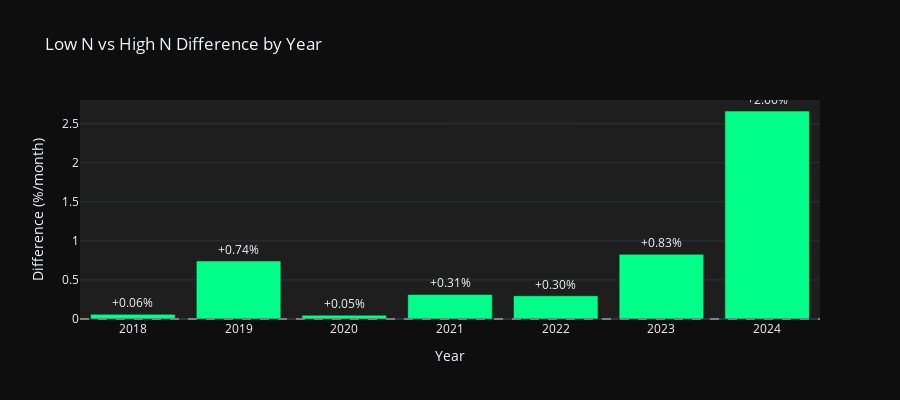

The code cell stored with this chart in its notebook:
### Code cell
# Visualize yearly differences
fig = go.Figure()

colors = [COLOR_HIGHLIGHT if r['diff'] > 0 else COLOR_NEGATIVE for r in yearly_results]

fig.add_trace(go.Bar(
    x=[r['year'] for r in yearly_results],
    y=[r['diff'] for r in yearly_results],
    marker_color=colors,
    text=[f"{r['diff']:+.2f}%" for r in yearly_results],
    textposition='outside'
))

fig.add_hline(y=0, line_color='gray', line_dash='dash')

fig.update_layout(
    title='Low N vs High N Difference by Year',
    xaxis_title='Year',
    yaxis_title='Difference (%/month)',
    paper_bgcolor='#0e0e0e',
    plot_bgcolor='#1e1e1e',
    height=400
)

fig.show()

### Figure 1 — Plotly figure (JSON) as saved in the notebook; plotly's stock layout.template omitted (floating-point values rounded to 4 significant figures)
{"data": [{"marker": {"color": ["#00ff88", "#00ff88", "#00ff88", "#00ff88", "#00ff88", "#00ff88", "#00ff88"]}, "text": ["+0.06%", "+0.74%", "+0.05%", "+0.31%", "+0.30%", "+0.83%", "+2.66%"], "textposition": "outside", "type": "bar", "x": ["2018", "2019", "2020", "2021", "2022", "2023", "2024"], "y": [0.05991, 0.7433, 0.04896, 0.314, 0.2979, 0.8284, 2.664]}], "layout": {"height": 400, "paper_bgcolor": "#0e0e0e", "plot_bgcolor": "#1e1e1e", "shapes": [{"line": {"color": "gray", "dash": "dash"}, "type": "line", "x0": 0, "x1": 1, "xref": "x domain", "y0": 0, "y1": 0, "yref": "y"}], "title": {"text": "Low N vs High N Difference by Year"}, "xaxis": {"title": {"text": "Year"}}, "yaxis": {"title": {"text": "Difference (%/month)"}}}}
